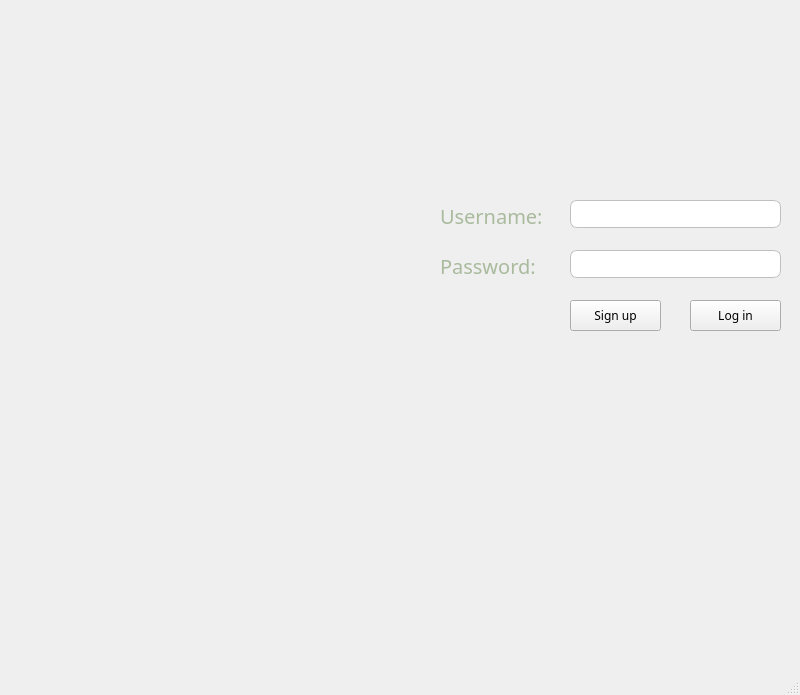
<?xml version="1.0" encoding="UTF-8"?>
<ui version="4.0">
 <class>MainWindow</class>
 <widget class="QMainWindow" name="MainWindow">
  <property name="geometry">
   <rect>
    <x>0</x>
    <y>0</y>
    <width>800</width>
    <height>695</height>
   </rect>
  </property>
  <property name="minimumSize">
   <size>
    <width>800</width>
    <height>695</height>
   </size>
  </property>
  <property name="maximumSize">
   <size>
    <width>800</width>
    <height>695</height>
   </size>
  </property>
  <property name="cursor">
   <cursorShape>OpenHandCursor</cursorShape>
  </property>
  <property name="windowTitle">
   <string>MainWindow</string>
  </property>
  <property name="styleSheet">
   <string notr="true">background-image: url(:/bank.jpg);
</string>
  </property>
  <widget class="QWidget" name="centralwidget">
   <widget class="QPushButton" name="LogInButton">
    <property name="geometry">
     <rect>
      <x>690</x>
      <y>300</y>
      <width>91</width>
      <height>31</height>
     </rect>
    </property>
    <property name="font">
     <font>
      <family>Algerian</family>
     </font>
    </property>
    <property name="cursor">
     <cursorShape>ClosedHandCursor</cursorShape>
    </property>
    <property name="styleSheet">
     <string notr="true">#QPushButton{
color:silver;
}
</string>
    </property>
    <property name="text">
     <string>Log in</string>
    </property>
   </widget>
   <widget class="QLineEdit" name="lineEditPassword">
    <property name="geometry">
     <rect>
      <x>570</x>
      <y>250</y>
      <width>211</width>
      <height>28</height>
     </rect>
    </property>
    <property name="styleSheet">
     <string notr="true">QLineEdit {
border : 1px solid silver;
border-radius: 7px;
}</string>
    </property>
    <property name="maxLength">
     <number>4</number>
    </property>
    <property name="echoMode">
     <enum>QLineEdit::Password</enum>
    </property>
   </widget>
   <widget class="QLineEdit" name="lineEditName">
    <property name="geometry">
     <rect>
      <x>570</x>
      <y>200</y>
      <width>211</width>
      <height>28</height>
     </rect>
    </property>
    <property name="styleSheet">
     <string notr="true">QLineEdit {
border : 1px solid silver;
border-radius: 7px;
}</string>
    </property>
   </widget>
   <widget class="QLabel" name="label">
    <property name="geometry">
     <rect>
      <x>440</x>
      <y>200</y>
      <width>111</width>
      <height>31</height>
     </rect>
    </property>
    <property name="font">
     <font>
      <family>Algerian</family>
      <pointsize>15</pointsize>
      <bold>false</bold>
     </font>
    </property>
    <property name="styleSheet">
     <string notr="true">color:#A9BA9D</string>
    </property>
    <property name="text">
     <string>Username:</string>
    </property>
    <property name="indent">
     <number>-1</number>
    </property>
   </widget>
   <widget class="QLabel" name="label_2">
    <property name="geometry">
     <rect>
      <x>440</x>
      <y>250</y>
      <width>111</width>
      <height>31</height>
     </rect>
    </property>
    <property name="font">
     <font>
      <family>Algerian</family>
      <pointsize>15</pointsize>
      <bold>false</bold>
     </font>
    </property>
    <property name="styleSheet">
     <string notr="true">color:#A9BA9D</string>
    </property>
    <property name="text">
     <string>Password:</string>
    </property>
    <property name="indent">
     <number>-1</number>
    </property>
   </widget>
   <widget class="QPushButton" name="SignInButton">
    <property name="geometry">
     <rect>
      <x>570</x>
      <y>300</y>
      <width>91</width>
      <height>31</height>
     </rect>
    </property>
    <property name="font">
     <font>
      <family>Algerian</family>
     </font>
    </property>
    <property name="cursor">
     <cursorShape>ClosedHandCursor</cursorShape>
    </property>
    <property name="styleSheet">
     <string notr="true">#QPushbutton{
color:silver;
}</string>
    </property>
    <property name="text">
     <string>Sign up</string>
    </property>
   </widget>
   <zorder>SignInButton</zorder>
   <zorder>LogInButton</zorder>
   <zorder>lineEditPassword</zorder>
   <zorder>lineEditName</zorder>
   <zorder>label</zorder>
   <zorder>label_2</zorder>
  </widget>
  <widget class="QMenuBar" name="menubar">
   <property name="geometry">
    <rect>
     <x>0</x>
     <y>0</y>
     <width>800</width>
     <height>25</height>
    </rect>
   </property>
  </widget>
  <widget class="QStatusBar" name="statusbar"/>
 </widget>
 <resources/>
 <connections/>
</ui>
